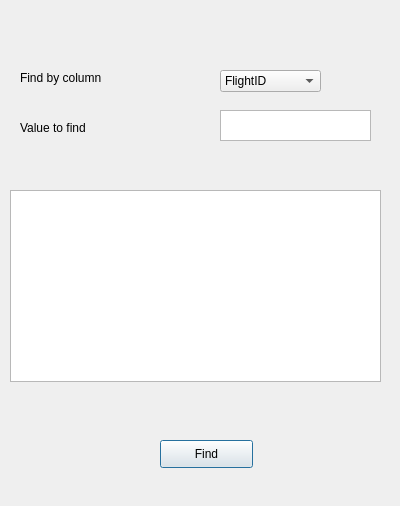
<?xml version="1.0" encoding="UTF-8"?>
<ui version="4.0">
 <class>FindAircraftDialog</class>
 <widget class="QDialog" name="FindAircraftDialog">
  <property name="geometry">
   <rect>
    <x>0</x>
    <y>0</y>
    <width>400</width>
    <height>506</height>
   </rect>
  </property>
  <property name="windowTitle">
   <string>Dialog</string>
  </property>
  <widget class="QComboBox" name="comboBoxColumn">
   <property name="geometry">
    <rect>
     <x>220</x>
     <y>70</y>
     <width>101</width>
     <height>22</height>
    </rect>
   </property>
   <item>
    <property name="text">
     <string>FlightID</string>
    </property>
   </item>
   <item>
    <property name="text">
     <string>ArrivalCity</string>
    </property>
   </item>
   <item>
    <property name="text">
     <string>departureCity</string>
    </property>
   </item>
   <item>
    <property name="text">
     <string>AircraftModelname</string>
    </property>
   </item>
  </widget>
  <widget class="QLabel" name="label">
   <property name="geometry">
    <rect>
     <x>20</x>
     <y>70</y>
     <width>81</width>
     <height>16</height>
    </rect>
   </property>
   <property name="text">
    <string>Find by column</string>
   </property>
  </widget>
  <widget class="QTextEdit" name="textEditValue">
   <property name="geometry">
    <rect>
     <x>220</x>
     <y>110</y>
     <width>151</width>
     <height>31</height>
    </rect>
   </property>
  </widget>
  <widget class="QLabel" name="label_2">
   <property name="geometry">
    <rect>
     <x>20</x>
     <y>120</y>
     <width>91</width>
     <height>16</height>
    </rect>
   </property>
   <property name="text">
    <string>Value to find</string>
   </property>
  </widget>
  <widget class="QLabel" name="label_3">
   <property name="geometry">
    <rect>
     <x>20</x>
     <y>110</y>
     <width>47</width>
     <height>13</height>
    </rect>
   </property>
   <property name="text">
    <string/>
   </property>
  </widget>
  <widget class="QPushButton" name="pushButton">
   <property name="geometry">
    <rect>
     <x>160</x>
     <y>440</y>
     <width>93</width>
     <height>28</height>
    </rect>
   </property>
   <property name="text">
    <string>Find</string>
   </property>
  </widget>
  <widget class="QTableWidget" name="tableWidget">
   <property name="geometry">
    <rect>
     <x>10</x>
     <y>190</y>
     <width>371</width>
     <height>192</height>
    </rect>
   </property>
  </widget>
 </widget>
 <resources/>
 <connections/>
</ui>
